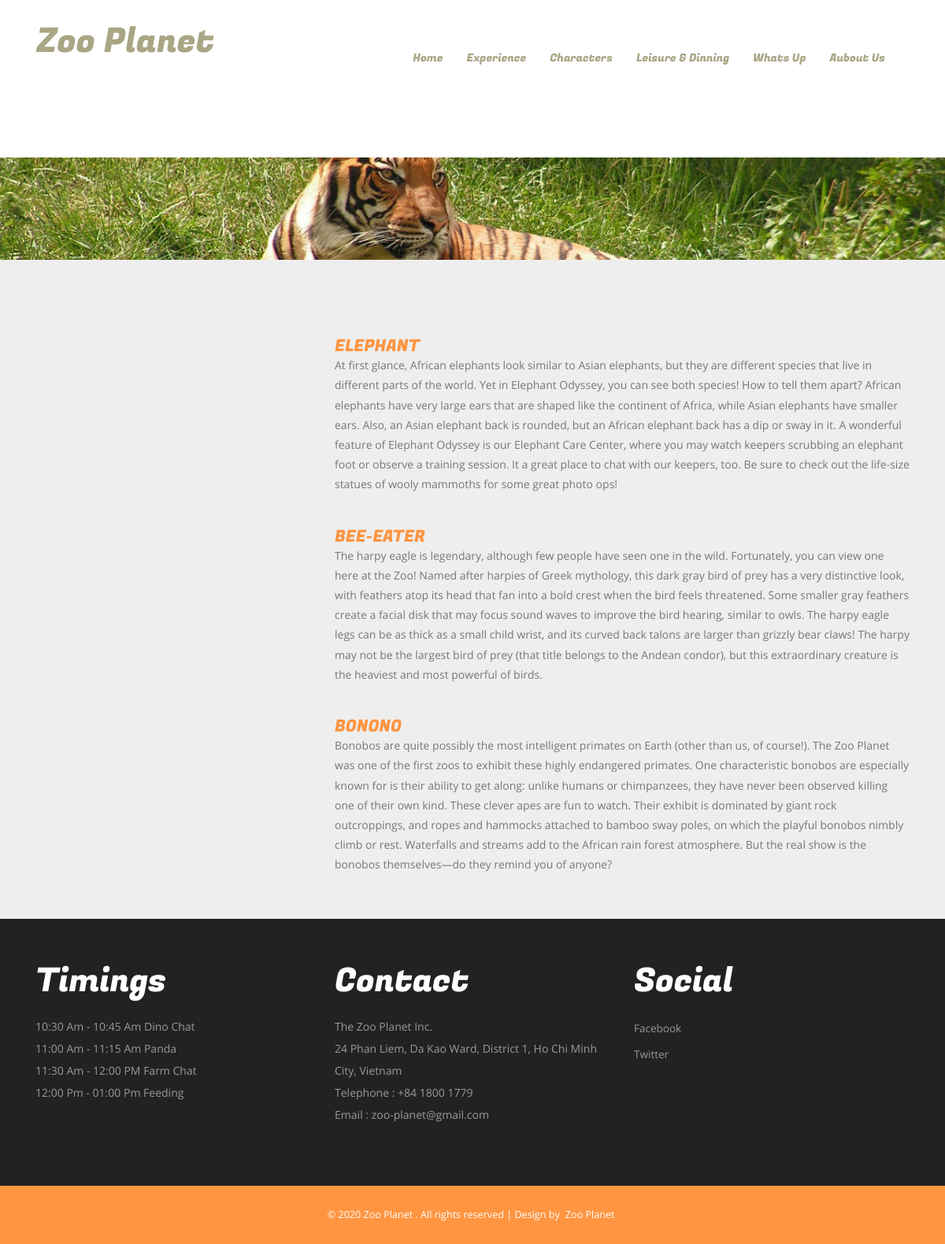
The app's page /page.php?id=1&parent_id=0, older data.
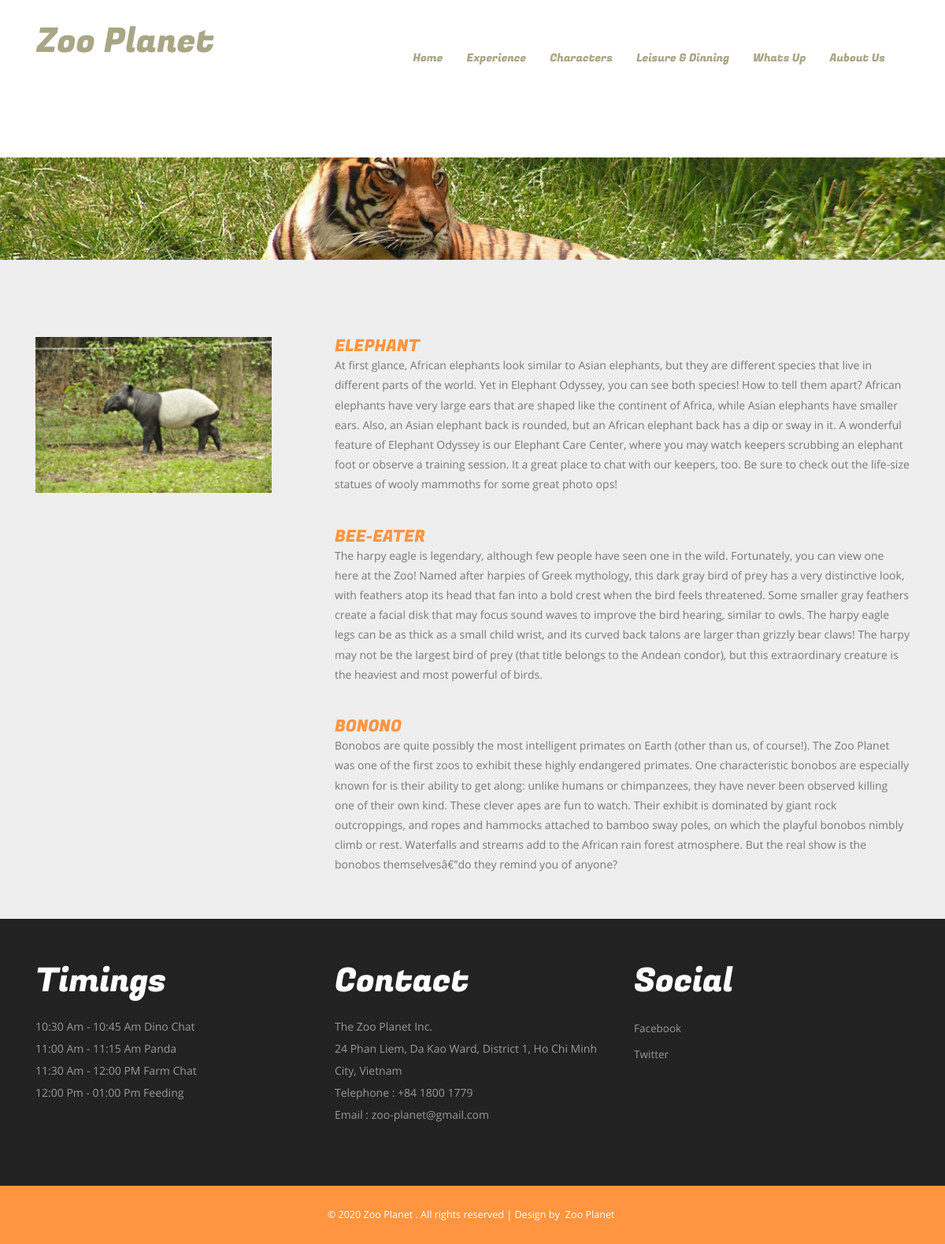
The same page, newer data.
### tables this page shows
CREATE TABLE `category` (
  `id` int(11) NOT NULL,
  `cate_name` varchar(250) NOT NULL,
  `parent_id` int(11) NOT NULL DEFAULT '0',
  `user` int(11) NOT NULL,
  `status` int(11) NOT NULL DEFAULT '1'
);

CREATE TABLE `content` (
  `content_id` int(11) NOT NULL,
  `title` varchar(250) NOT NULL,
  `detail` text,
  `cate_id` int(11) NOT NULL,
  `user_id` int(11) NOT NULL,
  `img_id` varchar(250) DEFAULT NULL,
  `date_post` datetime NOT NULL DEFAULT CURRENT_TIMESTAMP
);

### page.php (the view, shortened to what this page needs)
<?php
    include("./common/cm-header.php");
?>
<div class="banner-header">
</div>
<div class="events">
<?php
    if (!empty($_GET['id'])) {
        $conn = conn_db();
        $g_id = $_GET["id"];
        $g_parent_id = $_GET["parent_id"];
        if ($g_parent_id == 0) {
            $sql_id = "SELECT * FROM category WHERE parent_id = {$g_id}";
            $query_id = mysqli_query($conn, $sql_id);
            if (mysqli_num_rows($query_id) > 0) {
                while ($_category = mysqli_fetch_assoc($query_id)) {
                    $sql_content = "SELECT * FROM content left join category on content.cate_id = category.id WHERE category.id = {$_category['id']}";
                    $query_content = mysqli_query($conn, $sql_content);
                    if (mysqli_num_rows($query_content) > 0) {
                        ?>
                        <h3><?=$_category['cate_name']?></h3>
                        <?php
                        while ($_content = mysqli_fetch_assoc($query_content)) {
                            if ($_category['cate_name'] == "Dinning") {
                                ?>
                                <div class="container">
                                    <div class="events-grids event-img">
                                        <div class="col-md-4 event-grid1">
                                            <h4><?=$_content['title']?></h4>
                                            <button class="btn" type="button" style="background-color:#ff9541;"><h4><a href="<?="http://localhost/zoo/detail.php?id={$_content['content_id']}" ?>">Menu</a></h4></button>
                                        </div>
                                        <div class="col-md-8 event-grid">
                                            <p><?=$_content['detail']?></p>
                                        </div>
                                    </div>
                                    <div class="clear-fix"></div>
                                </div>
                                <?php
                            } else {
                                ?>
                                <div class="container">
                                    <div class="events-grids event-img">
                                        <div class="col-md-4 event-grid">
                                            <img style="width:300px;" class="img-responsive" src="./admin/uploads/<?php echo $_content['img_id']; ?>" class="img-responsive" alt="" />
                                        </div>
                                        <div class="col-md-8 event-grid1">
                                            <h4><?=$_content['title']?></h4>
                                            <p><?=$_content['detail']?></p>
                                        </div>
                                    </div>
                                    <div class="clear-fix"></div>
                                </div>
                                <?php
                            }
                        }
                    }
                }
            } else {
                $sql_parent_content = "SELECT * FROM content left join category on content.cate_id = category.id WHERE category.id = {$g_id}";
                $query_parent_content = mysqli_query($conn, $sql_parent_content);
                if (mysqli_num_rows($query_parent_content) > 0) {
                    while ($_parent_content = (mysqli_fetch_assoc($query_parent_content))) {
                    ?>
                    <div class="container">
                        <div class="events-grids event-img">
                            <div class="col-md-4 event-grid">
                                <img style="width: 300px;" class="img-responsive" src="./admin/uploads/<?php echo $_parent_content['img_id']; ?>" class="img-responsive" alt="" />
                            </div>
                            <div class="col-md-8 event-grid1">
                                <h4><?=$_parent_content['title']?></h4>
                                <p><?=$_parent_content['detail']?></p>
                            </div>
                        </div>
                    </div>
                <?php
                    }
                }
            }
        }
    }
?>
</div>
<?php
    include("./common/cm-footer.php");
?>

### common/cm-header.php (shortened to what this page needs)
<?php
    function loop_array($array = array(), $parent_id = 0) {
        if (!empty($array[$parent_id])) { ?>
            <ul class="nav navbar-nav">
            <?php
            foreach($array[$parent_id] as $item) {
                ?>
                <li >
                    <a href="<?="http://localhost/zoo/page.php?id={$item['id']}&parent_id={$item['parent_id']}" ?>"><?=$item["cate_name"]?></a>
                    <?php
                        while (loop_array($array, $item['id'])) { ?>
                    <?php
                        }
                    ?>
                </li>
                <?php
            }
            ?>
            </ul><?php
        }
    }
    function display_menu() {
        $conn = conn_db();
        $sql = "SELECT * FROM category WHERE category.status = 1";
        $query = mysqli_query($conn, $sql);
        $array = array();
        if (mysqli_num_rows($query)) {
            while ($row = mysqli_fetch_array($query)) {
                $array[$row['parent_id']][] = $row;
            }
            loop_array($array);
        }
    }
?>
<!DOCTYPE HTML>
<html>
<head>
<link href="css/bootstrap.css" rel="stylesheet" type="text/css" media="all">
<link href="css/style.css" rel="stylesheet" type="text/css" media="all" />
</head>
<body>
    <div class="header">
        <div class="container">
            <div class="header-top">
                <nav class="navbar navbar-default">
                    <div class="container-fluid">
                        <div class="navbar-header">
                            <div class="navbar-brand">
                                <h1><a href="index.php">zoo planet</a></h1>
                            </div>
                        </div>
                    <div class="collapse navbar-collapse" id="bs-example-navbar-collapse-1">
                        <ul class="nav navbar-nav">
                            <?php
                            echo "<ul class='nav navbar-nav'><li><a href='http://localhost/zoo/about-us.php'>Aubout Us</a></li></ul>";
                            echo "<ul class='nav navbar-nav'><li><a href='http://localhost/zoo/whats-up.php'>Whats Up</a></li></ul>";
                            display_menu();
                            echo "<ul class='nav navbar-nav'><li><a href='http://localhost/zoo/experience.php'>Experience</a></li></ul>";
                            echo "<ul class='nav navbar-nav'><li><a href='http://localhost/zoo/index.php'>Home</a></li></ul>";
                            ?>
                        </ul>
                    </div>
</div>
                </nav>
            </div>
        </div>
    </div>

### common/cm-footer.php (shortened to what this page needs)
<div class="specials-section">
		<div class="container">
			<div class="specials-grids">
				<div class="col-md-4 specials1">
					<h3>timings</h3>
						<p>10:30 Am - 10:45 Am Dino Chat</p>
						<p>11:00 Am - 11:15 Am Panda</p>
						<p>11:30 Am - 12:00 PM Farm Chat</p>
						<p>12:00 Pm - 01:00 Pm Feeding</p>
				</div>
				<div class="col-md-4 specials1">
					<h3>contact</h3>
					<address>
						<p>The Zoo Planet Inc.</p>
						<p>24 Phan Liem, Da Kao Ward, District 1, Ho Chi Minh City, Vietnam</p>
						<p>Telephone : +84 1800 1779</p>
						<p>Email : <a href="mailto:zoo-planet@gmail.com">zoo-planet@gmail.com</a></p>
					</address>
				</div>
				<div class="col-md-4 specials1">
					<h3>social</h3>
					<ul>
						<li><a href="https://vi-vn.facebook.com">facebook</a></li>
						<li><a href="https://twitter.com">twitter</a></li>
					</ul>
				</div>
				<div class="clearfix"></div>
			</div>
		</div>
	</div>
<div class="footer-section">
		<div class="container">
			<div class="footer-top">
				<p>&copy; 2020 Zoo Planet . All rights reserved | Design by <a href="http://localhost/zoo/index.php">Zoo Planet</a></p>
			</div>
		</div>
	</div>
</body>
</html>

### css/style.css (style rules this page uses)
body a { transition:0.5s all; -webkit-transition:0.5s all; -moz-transition:0.5s all; -o-transition:0.5s all; -ms-transition:0.5s all; }
h1,h2,h3,h4,h5,h6 { padding:0 0; margin:0 0; }
p { padding:0 0; margin:0 0; }
ul { padding:0 0; margin:0 0; }
body { padding:0 0; margin:0 0; font-family: 'OpenSans-Regular' }
.header-top { padding: 2em 0; background-color: #fff; }
.navbar-brand { float: left; margin-left: 0.8em; }
.navbar-nav { float: right; margin: 0; }
.navbar-brand h1 a { text-decoration: none; color:#a9a685; font-size: 1.2em; font-family: 'FugazOne-Regular'; text-transform: capitalize; }
.navbar-default .navbar-nav > li > a { color: #a9a685; font-family: 'FugazOne-Regular'; }
.navbar { position: relative; min-height: 50px; margin-bottom: 0; border: 1px solid transparent; }
.navbar-brand { float: left; height: 0px; padding: 0px 15px; font-size: 18px; line-height: 20px; }
.navbar-default { border-color: #fff!important; background-color: #fff; }
.events { padding: 4em 0; text-align:center; background-color: #eee; }
.event-grid1 h4 { font-size: 1.5em; color: #ff9541; font-family: 'FugazOne-Regular'; text-align: left; }
.event-grid1 p { font-size: 1em; color: #777; line-height: 1.8em; text-align: left; }
.events-grids { margin-top: 3em; }
.specials-section { padding: 4em 0; background: #222; }
.specials-section h3 { font-size: 3em; text-transform: capitalize; font-family: 'FugazOne-Regular'; color: #fff; margin-bottom: 0.5em; }
.specials1 p { font-size: 1em; line-height: 2em; color: #999; }
.specials1 ul li { list-style-type: none; padding: 0.3em 0; }
.specials1 p a { color: #999; }
.specials1 ul li a { font-size: 0.965em; text-decoration: none; line-height: 1.8em; color: #999; list-style: none; text-transform: capitalize; }
.footer-section { padding:2em 0; text-align:center; background: #ff9541; }
.footer-top p { font-size: 0.9em; color: #fff; font-weight: 400; }
.footer-top a { font-size: 1em; color:#fff; font-weight: 400; text-transform: capitalize; }
.footer-top a { margin: 0 0.3em }
.banner-header { background: url("../images/banner1.jpg")no-repeat 0px 0px; background-size: cover; min-height: 140px; text-align:center; padding: 4em 0 0; }
@media (max-width:1440px) { .banner-header { min-height: 130px; } }

### common/cm-header.php (style rules this page uses)
.navbar-nav li { position: relative; display: inline-block !important; margin-top: 20px !important; }
.header-top { height: 200px; }

Row changes from the older to the newer data that the page shows:
changed content "ELEPHANT": img: picture added
changed content "BONONO": detail "…show is the bonobos themselves—do they remind you of…" → "…show is the bonobos themselvesâ€”do they remind you of…"
